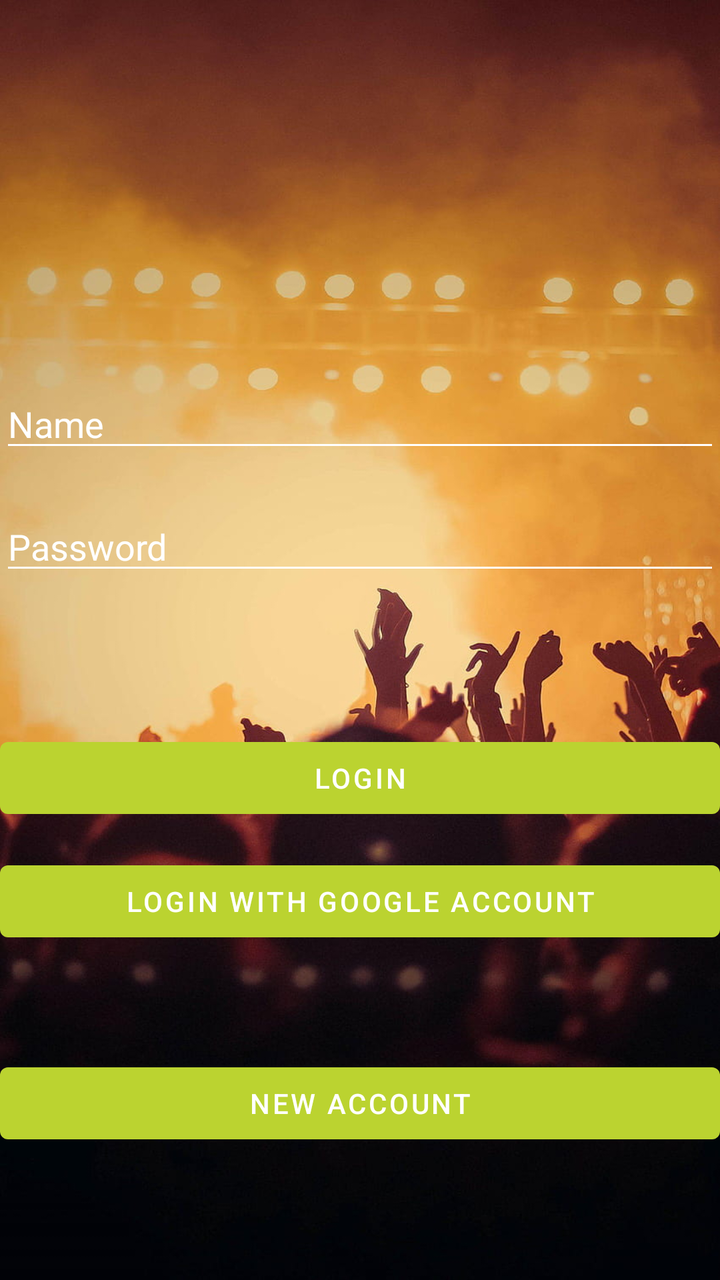
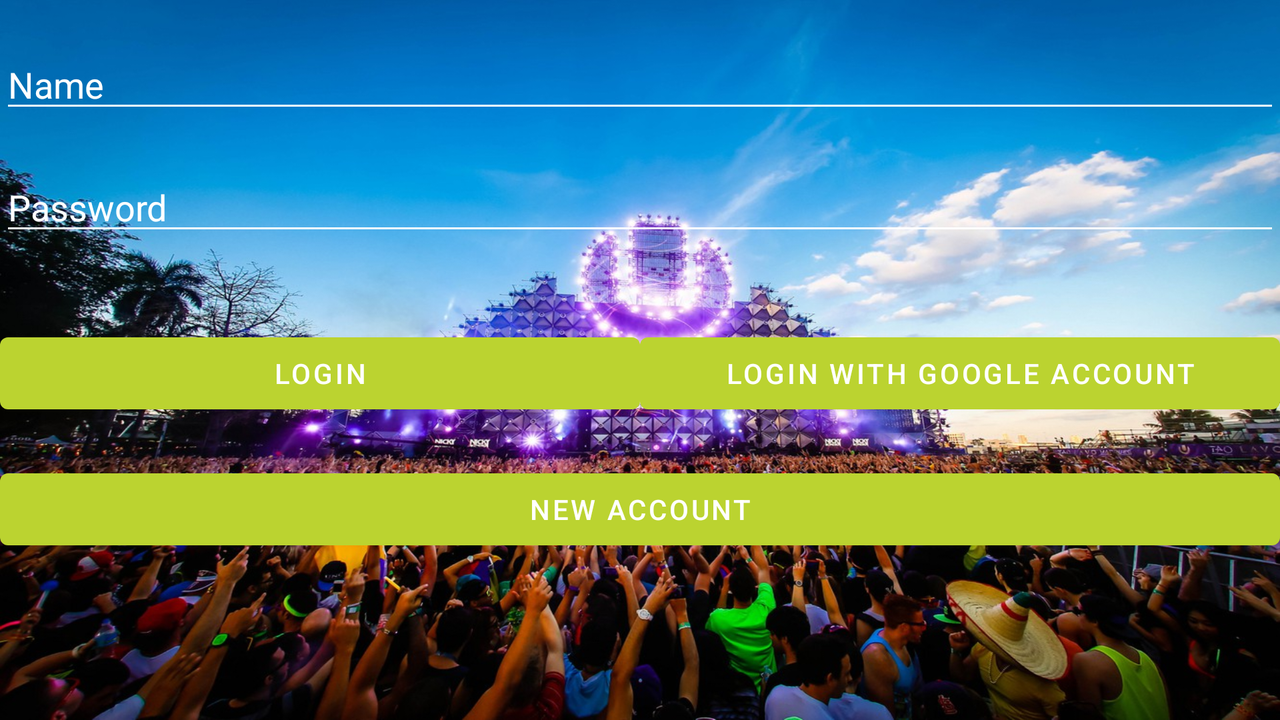

Compare how this app lays out the same screen by default and in its alternative resource folder. The renders come first, then the two layout files and the values they reference.
<!-- AndroidManifest.xml: application theme Theme.AndroidShop -->
<!-- res/layout/activity_main.xml -->
<?xml version="1.0" encoding="utf-8"?>
<androidx.constraintlayout.widget.ConstraintLayout
    xmlns:android="http://schemas.android.com/apk/res/android"
    xmlns:app="http://schemas.android.com/apk/res-auto"
    xmlns:tools="http://schemas.android.com/tools"
    android:layout_width="match_parent"
    android:layout_height="match_parent"
    android:background="@drawable/loginpage_bg"
    tools:context=".MainActivity">


    <EditText
        android:id="@+id/editTextUserName"
        android:layout_width="match_parent"
        android:layout_height="wrap_content"
        android:layout_marginTop="32dp"
        android:ems="10"
        android:hint="@string/name"
        android:inputType="text"
        app:layout_constraintBottom_toBottomOf="parent"
        app:layout_constraintTop_toTopOf="parent"
        app:layout_constraintVertical_bias="0.278"
        android:theme="@style/editTextWhite"
        android:textColorHint="@color/white"
        tools:layout_editor_absoluteX="0dp" />

    <EditText
        android:id="@+id/editTextPassword"
        android:layout_width="match_parent"
        android:layout_height="wrap_content"
        android:layout_marginBottom="180dp"
        android:ems="10"
        android:hint="@string/password"
        android:inputType="textPassword"
        app:layout_constraintBottom_toBottomOf="parent"
        app:layout_constraintStart_toStartOf="parent"
        android:theme="@style/editTextWhite"
        android:textColorHint="@color/white"
        app:layout_constraintTop_toBottomOf="@+id/editTextUserName"
        app:layout_constraintVertical_bias="0.107"
        />

    <Button
        android:id="@+id/loginButton"
        android:layout_width="0dp"
        android:layout_height="wrap_content"
        android:onClick="login"
        android:text="@string/login"
        app:layout_constraintBottom_toBottomOf="parent"
        app:layout_constraintEnd_toEndOf="parent"
        app:layout_constraintHorizontal_bias="0.0"
        app:layout_constraintStart_toStartOf="parent"
        app:layout_constraintTop_toBottomOf="@+id/editTextPassword"
        app:layout_constraintVertical_bias="0.243" />

    <Button
        android:id="@+id/loginGoogle"
        android:layout_width="0dp"
        android:layout_height="wrap_content"
        android:onClick="loginWithGoogle"
        android:text="@string/loginGoogle"
        app:layout_constraintBottom_toBottomOf="parent"
        app:layout_constraintEnd_toEndOf="parent"
        app:layout_constraintHorizontal_bias="0.0"
        app:layout_constraintStart_toStartOf="parent"
        app:layout_constraintTop_toBottomOf="@+id/loginButton"
        app:layout_constraintVertical_bias="0.077" />

    <Button
        android:id="@+id/registerButton"
        android:layout_width="0dp"
        android:layout_height="wrap_content"
        android:onClick="register"
        android:text="@string/registration"
        app:layout_constraintBottom_toBottomOf="parent"
        app:layout_constraintEnd_toEndOf="parent"
        app:layout_constraintHorizontal_bias="0.0"
        app:layout_constraintStart_toStartOf="parent"
        app:layout_constraintTop_toBottomOf="@+id/loginGoogle"
        app:layout_constraintVertical_bias="0.451" />


</androidx.constraintlayout.widget.ConstraintLayout>
<!-- resources referenced by this layout -->
<resources>
  <color name="white">#FFFFFFFF</color>
  <!-- drawable loginpage_bg: jpg bitmap (drawable, 85457 bytes) -->
  <string name="login">Login</string>
  <string name="loginGoogle">Login with Google account</string>
  <string name="name">Name</string>
  <string name="password">Password</string>
  <string name="registration">New Account</string>
  <style name="editTextWhite" parent="@android:style/Widget.EditText">
          <item name="colorControlNormal">@android:color/white</item>
          <item name="colorControlActivated">@android:color/white</item>
          <item name="colorControlHighlight">@android:color/white</item>
      </style>
  <style name="Theme.AndroidShop" parent="Theme.MaterialComponents.DayNight.DarkActionBar">
          
          <item name="colorPrimary">#BBD330</item>
          <item name="colorPrimaryVariant">@color/purple_700</item>
          <item name="colorOnPrimary">@color/white</item>
          
          <item name="colorSecondary">@color/teal_200</item>
          <item name="colorSecondaryVariant">@color/teal_700</item>
          <item name="colorOnSecondary">@color/black</item>
          
          <item name="android:statusBarColor">?attr/colorPrimaryVariant</item>
          
      </style>
  <color name="purple_700">#FF3700B3</color>
  <color name="teal_200">#FF03DAC5</color>
  <color name="teal_700">#FF018786</color>
  <color name="black">#FF000000</color>
</resources>
<!-- res/layout-land/activity_main.xml (the repository's variant of the layout above) -->
<!-- drawn on the phone turned sideways -->
<?xml version="1.0" encoding="utf-8"?>
<LinearLayout
    xmlns:android="http://schemas.android.com/apk/res/android"
    xmlns:app="http://schemas.android.com/apk/res-auto"
    xmlns:tools="http://schemas.android.com/tools"
    android:layout_width="match_parent"
    android:layout_height="match_parent"
    android:orientation="vertical"
    android:background="@drawable/umf_bg"
    tools:context=".MainActivity">


    <EditText
        android:id="@+id/editTextUserName"
        android:layout_width="match_parent"
        android:layout_height="wrap_content"
        android:layout_marginTop="20dp"
        android:ems="10"
        android:hint="@string/name"
        android:inputType="text"
        android:theme="@style/editTextWhite"
        android:textColorHint="@color/white"
        tools:layout_editor_absoluteX="38dp" />

    <EditText
        android:id="@+id/editTextPassword"
        android:layout_width="match_parent"
        android:layout_height="wrap_content"
        android:layout_marginTop="20dp"
        android:layout_marginBottom="20dp"
        android:ems="10"
        android:hint="@string/password"
        android:inputType="textPassword"
        android:theme="@style/editTextWhite"
        android:textColorHint="@color/white"
        tools:layout_editor_absoluteX="16dp" />

    <GridLayout
        android:layout_width="match_parent"
        android:layout_height="wrap_content"
        android:columnCount="2"
        android:rowCount="1">

        <Button
            android:id="@+id/loginButton"
            android:layout_width="0dp"
            android:layout_height="wrap_content"
            android:layout_columnWeight="1"
            android:layout_row="0"
            android:layout_column="0"
            android:layout_marginTop="20dp"
            android:onClick="login"
            android:text="@string/login"
            app:layout_constraintVertical_bias="0.243" />

        <Button
            android:id="@+id/loginGoogle"
            android:layout_width="0dp"
            android:layout_height="wrap_content"
            android:layout_columnWeight="1"
            android:layout_row="0"
            android:layout_column="1"
            android:layout_marginTop="20dp"
            android:onClick="register"
            android:text="@string/loginGoogle" />

    </GridLayout>


    <Button
        android:id="@+id/registerButton"
        android:layout_width="match_parent"
        android:layout_height="wrap_content"
        android:layout_marginTop="20dp"
        android:onClick="register"
        android:text="@string/registration" />


</LinearLayout>
<!-- resources referenced by the variant -->
<!-- as the phone turned sideways resolves them -->
<resources>
  <color name="white">#FFFFFFFF</color>
  <!-- drawable umf_bg: jpg bitmap (drawable, 306388 bytes) -->
  <string name="login">Login</string>
  <string name="loginGoogle">Login with Google account</string>
  <string name="name">Name</string>
  <string name="password">Password</string>
  <string name="registration">New Account</string>
  <style name="editTextWhite" parent="@android:style/Widget.EditText">
          <item name="colorControlNormal">@android:color/white</item>
          <item name="colorControlActivated">@android:color/white</item>
          <item name="colorControlHighlight">@android:color/white</item>
      </style>
  <style name="Theme.AndroidShop" parent="Theme.MaterialComponents.DayNight.DarkActionBar">
          
          <item name="colorPrimary">#BBD330</item>
          <item name="colorPrimaryVariant">@color/purple_700</item>
          <item name="colorOnPrimary">@color/white</item>
          
          <item name="colorSecondary">@color/teal_200</item>
          <item name="colorSecondaryVariant">@color/teal_700</item>
          <item name="colorOnSecondary">@color/black</item>
          
          <item name="android:statusBarColor">?attr/colorPrimaryVariant</item>
          
      </style>
  <color name="purple_700">#FF3700B3</color>
  <color name="teal_200">#FF03DAC5</color>
  <color name="teal_700">#FF018786</color>
  <color name="black">#FF000000</color>
</resources>
